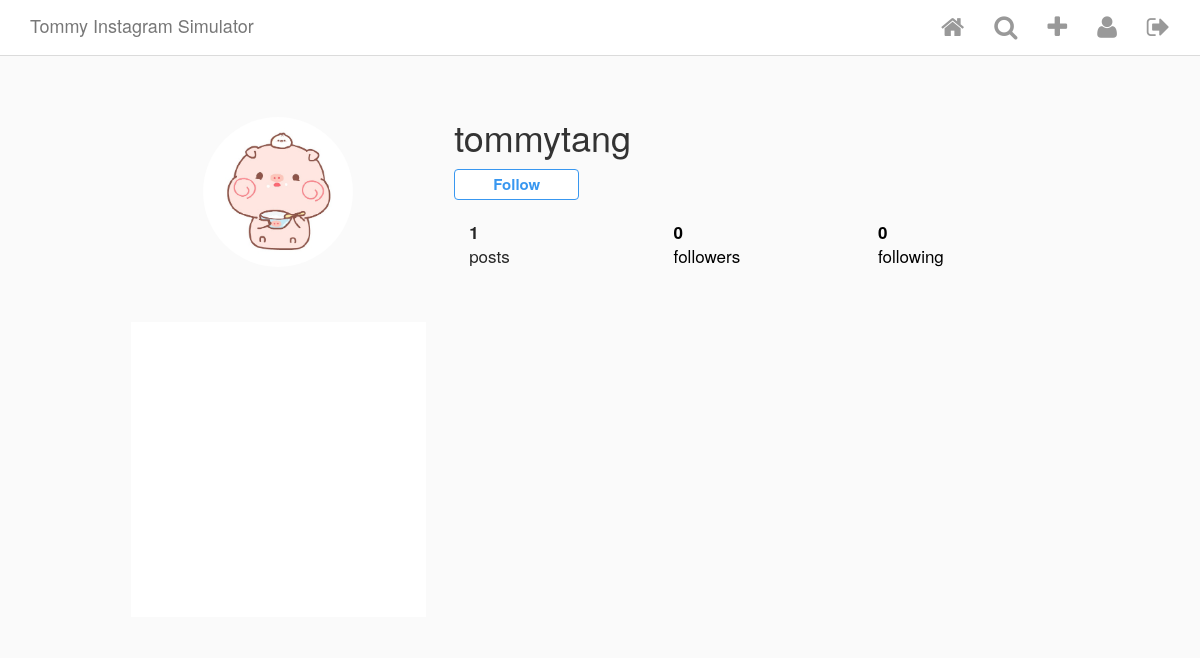
The app's page /user/3/ (signed in) with its own data.
### Insta/models.py (models this page shows, shortened)
class InstaUser(AbstractUser):
    profile_pic = ProcessedImageField(  # 定义的第二个field 是 ProcessImageField(imported from imagekit)第三方library里的类型
        upload_to='static/images/profiles',  # 图片应该上传到哪里
        format='JPEG',
        options={'quality': 100},
        blank=True,
        null=True
    )
    def get_connections(self):
        connections = UserConnection.objects.filter(creator=self) # 不能用get, 因为get只能返回一个值
        return connections
    def get_followers(self):
        followers = UserConnection.objects.filter(following=self)
        return followers

class Post(models.Model):  # 所有model的class都要继承models
    author = models.ForeignKey(
        InstaUser,
        on_delete=models.CASCADE,
        related_name="my_posts"
    )
    title = models.TextField(blank=True, null=True)
    image = ProcessedImageField(  # 定义的第二个field 是 ProcessImageField(imported from imagekit)第三方library里的类型
        upload_to='static/images/posts',  # 图片应该上传到哪里
        format='JPEG',
        options={'quality': 100},
        blank=True,
        null=True
    )
    def get_like_count(self):
        return self.likes.count()

### Insta/views.py (the view)
# urls.py: path('user/<int:pk>/', UserDetailView.as_view(), name='user_detail'),
class UserDetailView(DetailView):
    model = InstaUser
    template_name = 'user_detail.html'

### Insta/templatetags/custom_tags.py (called while the page is built)
@register.simple_tag
def is_following(current_user, background_user):
    return background_user.get_followers().filter(creator=current_user).exists()

### templates/user_detail.html (shortened to what this page needs)
{% extends 'base.html' %}
{% load custom_tags %}
{% block content %}
<div class="profile">
    <div class="profile__head">
        <div class="row">
            <div class="col-xs-4 left">
                {% if object.profile_pic %}
                    <img class="picture-circle" src="/{{object.profile_pic}}">
                {% endif %}
            </div>
            <div class="col-xs-8 right">
                <div class="name-buttons">
                    <h1 class="username">{{ object.username }}</h1>
                    {% if user == object %}
                        <button class="edit-profile">Edit Profile</button>
                        {% comment %}  for future editing_profile functionalities
                        <a class="edit-desktop" href="{% url 'edit_profile' object.pk %}">
                            <button class="edit-profile">Edit Profile</button>
                        </a> {% endcomment %}
                    {% comment %} 不是本人的话 {% endcomment %}
                    {% else %}
                        {% is_following user object as following %}
                        <div class="follow-toggle__container">
                            <button class="btn btn-primary {% if not following %}follow-user{% else %}unfollow-user{% endif %}" id="{{ object.pk }}">
                                {% if following %}
                                    Unfollow
                                {% else %}
                                    Follow
                                {% endif %}
                            </button>
                        </div>
                    {% endif %}
                </div>
                <div>
                    <ul class="stats">
                        <div class="col-xs-4"><li class="stats__count"><span>{{ object.my_posts.count }}</span><br> posts</li></div>
                        <div class="col-xs-4"><a href="/" style="text-decoration: none; color: black;"><li class="stats__count"><span class="follower_count" id="follower_id">{{ object.get_followers.count }}</span><br> followers</li></a></div>
                        <div class="col-xs-4"><a href="/" style="text-decoration: none; color: black;"><li class="stats__count"><span>{{ object.get_connections.count }}</span><br> following</li></a></div>
                    </ul>
                </div>
            </div>
        </div>
    </div>
    <div class="profile__body">
        <div class="row">
        {% for post in object.my_posts.all %}
            <div class="col-xs-4">
                <div class="picture-square" style="background-image: url(http://{{ request.META.HTTP_HOST }}/{{ post.image.url }}); background-size: contain;">
                </div>
            </div>
        {% endfor %}
        </div>
    </div>
</div>
{% endblock content %}

### static/css/style.css (style rules this page uses)
.unfollow-user, .follow-user, .generic-button { font-weight: bold; font-size: 15px; outline: none; }
.follow-user, .generic-button { background-color: #fff; border-color: #3897f0; color: #3897f0; padding: 4px 38px; }
html { height: 100%; }
body { min-height: 100%; background-color: #fafafa; }
.picture-circle, .picture-circle--medium, .picture-circle--small { border-radius: 100%; width: 150px; height: 150px; }
.picture-square { position: relative; background-repeat: no-repeat; background-position: center center; background-color: #fff; cursor: pointer; }
.picture-square:after { content: ""; display: block; padding-bottom: 100%; }
.profile { max-width: 975px; padding: 60px 20px 0; margin: 0 auto; }
.profile__head { margin-bottom: 40px; }
.profile__head .left { text-align: center; }
.profile__head h1, .profile__head .edit-profile, .profile__head .options-bubble { vertical-align: middle; }
.profile__head h1 { display: inline-block; margin: 0; }
.profile__head .name-buttons { margin-bottom: 20px; }
.profile__body > .row > .col-xs-4 { padding: 13px; }
.profile .follow-toggle__container { margin-top: 12px; }
.stats { list-style: none; margin: 0; margin-bottom: 20px; padding: 0; }
.stats > * { font-size: 17px; color: #262626; }
.stats .stats__count { display: inline-block; margin-right: 40px; }
.stats .stats__count span { font-weight: bold; }

### records on screen
InstaUser: profile_pic (picture), username "tommytang", my_posts.count "1", get_followers.count "0", get_connections.count "0"
